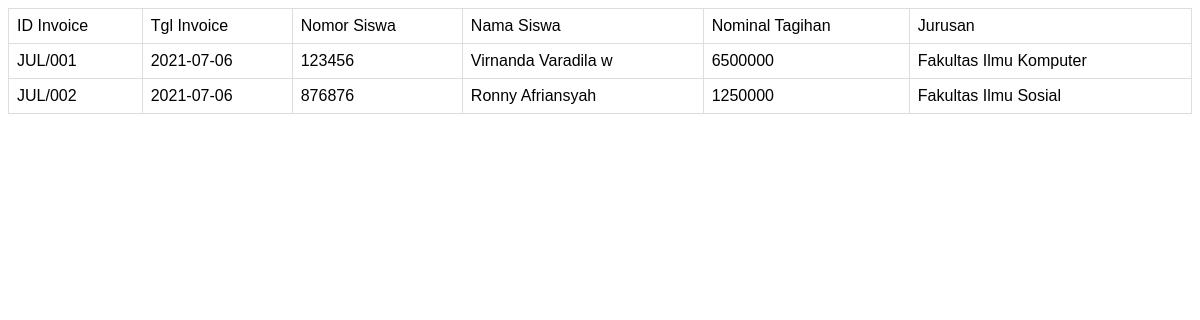
/demo/index.php, run on an earlier commit of the app's database.
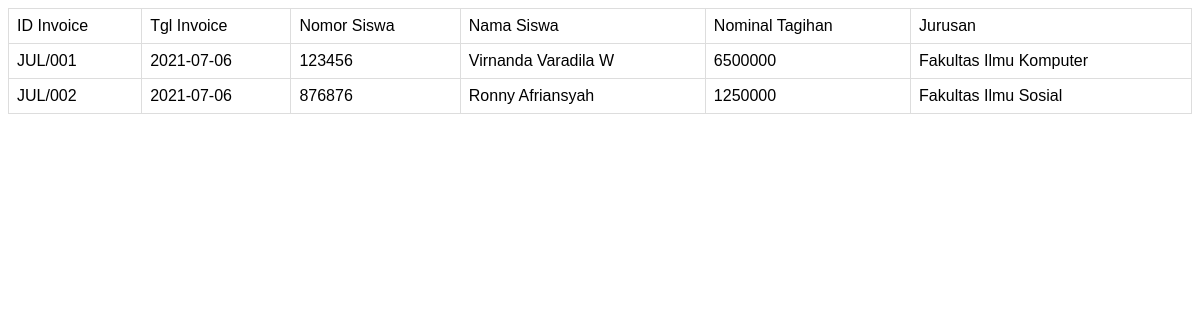
And on a later commit of the database.
### tables this page shows
CREATE TABLE `tagihan_pembayaran` (
`id_invoice` varchar(100) NOT NULL, 
`tanggal_invoice` date NOT NULL,
`nomor_siswa` varchar(12) NOT NULL,
`nama` varchar(30) NOT NULL,
`nominal_tagihan` int(11) NOT NULL,
`informasi` varchar(60) NOT NULL, 
`nomor_jurnal_pembukuan` varchar(100) DEFAULT NULL, 
`waktu_transaksi` datetime DEFAULT NULL, 
`channel_pembayaran` varchar(20) DEFAULT NULL, 
`status_pembayaran` varchar(10) DEFAULT NULL
);

### demo/index.php (the view, shortened to what this page needs)
<link rel="stylesheet" href="style.css" type="text/css" media="all">
<?php
include_once 'database.php';
$result = mysqli_query($conn,"SELECT * FROM tagihan_pembayaran");
?>
<!DOCTYPE html>
<html>
 <head>
 </head>
<body>
<?php
if (mysqli_num_rows($result) > 0) {
?>
  <table>
  <tr>
    <td>ID Invoice</td>
    <td>Tgl Invoice</td>
    <td>Nomor Siswa</td>
    <td>Nama Siswa</td>
    <td>Nominal Tagihan</td>
    <td>Jurusan</td>
  </tr>
<?php
while($row = mysqli_fetch_array($result)) {
?>
<tr>
    <td><?php echo $row["id_invoice"]; ?></td>
    <td><?php echo $row["tanggal_invoice"]; ?></td>
    <td><?php echo $row["nomor_siswa"]; ?></td>
    <td><?php echo $row["nama"]; ?></td>
    <td><?php echo $row["nominal_tagihan"]; ?></td>
    <td><?php echo $row["informasi"]; ?></td>
</tr>
<?php
}
?>
</table>
 <?php
}
else{
    echo "No result found";
}
?>
 </body>
</html>

What changed in the data, as far as the page shows it:
changed tagihan_pembayaran "JUL/001": nama "Virnanda Varadila w" → "Virnanda Varadila W"
